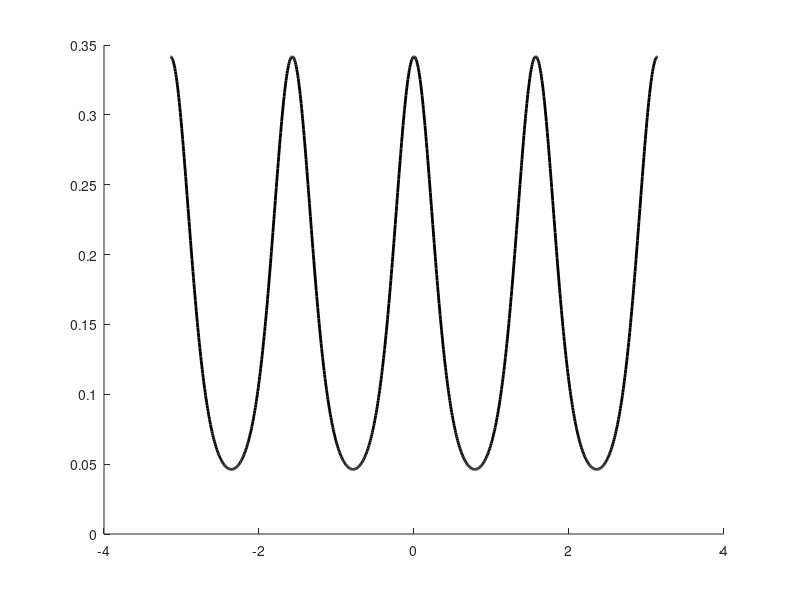

The MATLAB source for this figure: (Note: this script raises an error after producing the figure.)
clear all
close all

D = 0.05;   % noise corresponding to corrosion of parametric WM rep, diffusion
T = 4;      % delay time (seconds)

% now parameterize the prior
m = 4;  % number of peaks on the periodic prior
Am = 1; % amplitude of the prior
n=4;
A=1;
pr = @(x) exp(Am*cos(m*x)); %prior function
nf = integral(pr,-pi,pi); %integral of the prior (for normalizing)
Nsim = 1e5;   % number of sims per amplitude

% now build a discretized version of the prior and check sampling from it
sampres = 1e3;  % discretization of the prior function
xsamp = linspace(-pi,pi,sampres); %angle values

figure(1), %plot distribution of samples
hold on, plot(xsamp,pr(xsamp)/nf,'k','LineWidth',2);
prb=pr(xsamp)/nf;prb(1)=0;prb(end)=0;
cmap=customcolormap([0 0.2 0.4 0.6 0.8 1],{'#fcbdbd','#fcecbd','#bdfcce','#bdd0fc','#c7bdfc','#fcbdc3'});
colormap(cmap)
c =1:sampres;
fill(xsamp,prb,c)
% and compare to true distribution
% plot([0 0],[0 0.5],'c','LineWidth',2); plot([-pi/2 -pi/2],[0 0.5],'c','LineWidth',2);
% plot([pi/2 pi/2],[0 0.5],'c','LineWidth',2); plot([-pi -pi],[0 0.5],'c','LineWidth',2);
% plot([pi pi],[0 0.5],'c','LineWidth',2); 
ylim([0 0.5])
xlim([-pi pi]); xticks([-2,0,2]); xticklabels({'-100','0','100'})
set(gca,'fontsize',24);set(gca, 'TickLabelInterpreter','Latex')
xlabel('$\theta$','fontsize',30,'interpreter','latex');
ylabel('$P_{\rm env}(\theta)$','fontsize',30,'interpreter','latex');


